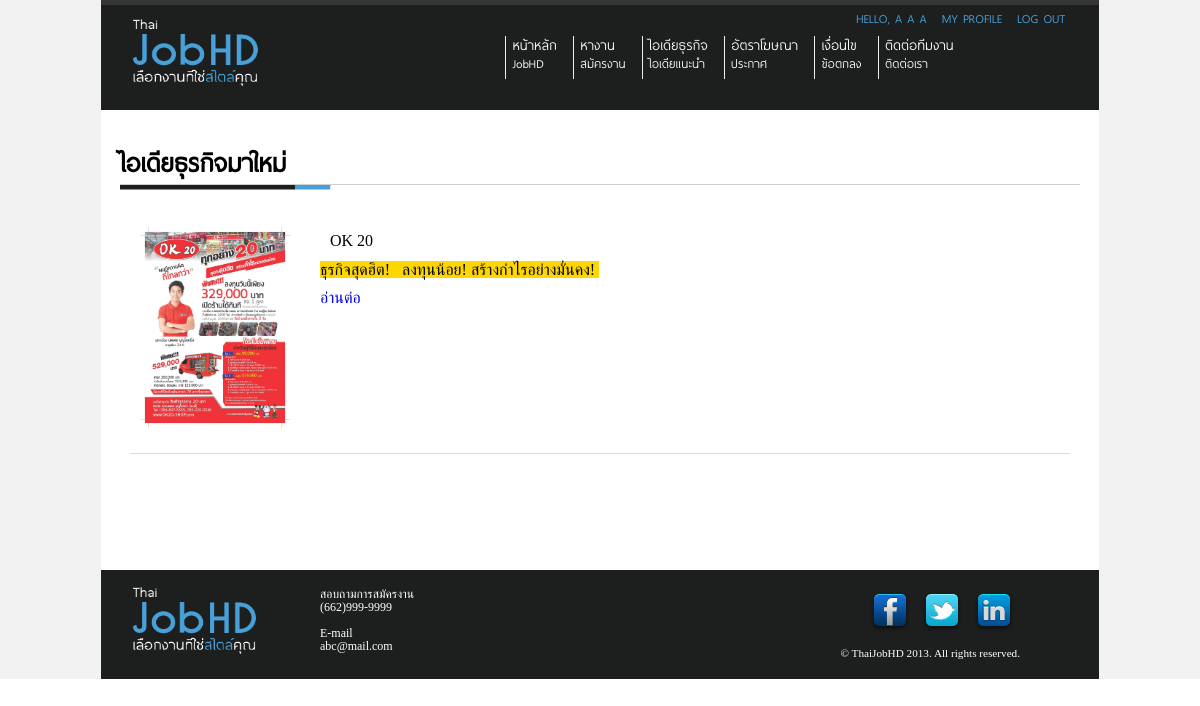
The page /Site/business-idea.php (signed in) on the database its author committed.
### tables this page shows
CREATE TABLE IF NOT EXISTS `buildthedot_thaijobhd_user_account` (
  `id` int(11) NOT NULL AUTO_INCREMENT,
  `email` varchar(200) NOT NULL,
  `password` varchar(250) NOT NULL,
  `firstname` varchar(200) NOT NULL,
  `midname` varchar(200) NOT NULL,
  `lastname` varchar(200) NOT NULL,
  `nickname` varchar(200) NOT NULL,
  `profile_picture` varchar(200) NOT NULL,
  `job_id` int(40) NOT NULL,
  `job_status` varchar(100) NOT NULL,
  `admin_status` int(1) NOT NULL,
  `birthdate` date NOT NULL,
  `place_of_birth` varchar(200) NOT NULL,
  `age` int(10) NOT NULL,
  `nationality` varchar(100) NOT NULL,
  `religion` varchar(100) NOT NULL,
  `height` int(10) NOT NULL,
  `weight` int(10) NOT NULL,
  `blood` varchar(10) NOT NULL,
  `lesion` varchar(100) NOT NULL,
  `current_address` varchar(250) NOT NULL,
  `phone_number` varchar(100) NOT NULL,
  `relationship_status` varchar(100) NOT NULL,
  `pouse_name` varchar(100) NOT NULL,
  `number_of_children` int(10) NOT NULL,
  `military_status` varchar(100) NOT NULL,
  `current_address_status` varchar(20) NOT NULL,
  `father_name` varchar(100) NOT NULL,
  `father_age` int(10) NOT NULL,
  `father_career` varchar(100) NOT NULL,
  `father_live_status` varchar(10) NOT NULL,
  `mother_name` varchar(100) NOT NULL,
  `mother_age` int(10) NOT NULL,
  `mother_career` varchar(100) NOT NULL,
  `mother_live_status` varchar(10) NOT NULL,
  PRIMARY KEY (`id`),
  UNIQUE KEY `email` (`email`)
);

CREATE TABLE IF NOT EXISTS `buildthedot_thaijobhd_job_idea` (
  `CompanyID` int(11) NOT NULL AUTO_INCREMENT,
  `MainIdea` varchar(300) NOT NULL,
  `Description` text NOT NULL,
  `Pic1` text NOT NULL,
  `Pic2` text NOT NULL,
  `Pic3` text NOT NULL,
  `IdeaRecomment` int(11) NOT NULL,
  `IdeaTime` datetime NOT NULL,
  `Status` int(11) NOT NULL,
  PRIMARY KEY (`CompanyID`),
  UNIQUE KEY `MainIdea` (`MainIdea`)
);

### Site/include/initial/pagination.php (called while the page is built, shortened)
<?php
		$page_limit=10;
?>

### Site/business-idea.php (the view, shortened to what this page needs)
<?php
$rootpath = "./";
include ($rootpath . "include/header.php");
include ($rootpath . "include/top-menu.php");
?>
<div id="content" class="container_12">
	<div id="">
		<div id="head-title">
			<h1>ไอเดียธุรกิจ<?php
				if(isset($_GET['menu']))
				{
					$menu = $_GET["menu"];
				}
				else {
					$menu = "new";
				}
				if($menu == "new"){
					echo "มาใหม่";
				}
				elseif($menu == "suggest"){
					echo "แนะนำ";
				}
			?></h1>
		</div>
<?php
		include("include/initial/pagination.php");
		if($menu == "new" || $menu == ""){
			$sql="
				SELECT *
				FROM  `buildthedot_thaijobhd_job_idea`
				ORDER BY TIME(`IdeaTime`), `IdeaTime` DESC
			";
		}
		$result=@mysql_query($sql);
		$number_of_items=@mysql_num_rows($result);
		if($menu == "new" || $menu == ""){
			$sql="
				SELECT *
				FROM  `buildthedot_thaijobhd_job_idea`
				ORDER BY TIME(`IdeaTime`), `IdeaTime` DESC
			";
		}
		$sql .= "
			LIMIT ".($page_limit*($_GET["page"]-1)).",".$page_limit." ;
		";
		$result=@mysql_query($sql);
		while($rs=@mysql_fetch_array($result)){
?>
			<section id="content-list" class="grid_12">
				<p class="grid_2"><img src="<?php echo $rootpath; ?>images/<?php
					if(($rs["Pic1"] == "")&&($rs["Pic2"] == "")&&($rs["Pic3"] == "")){
						echo "banner-2.png";
					}
					else{
						echo "business-idea/";
						if($rs["Pic1"] != ""){
							echo $rs["Pic1"];
						}
						elseif($rs["Pic2"] != ""){
							echo $rs["Pic2"];
						}
						elseif($rs["Pic3"] != ""){
							echo $rs["Pic3"];
						}
					}
				?>" width="150" alt="business idea" />
				</p>
				<p class="grid_9">
					<?php echo $rs["MainIdea"]; ?>
					<br class="clear" />
					<?php echo substr($rs["Description"],0,250)."..."; ?><span id="read-more"><a href="<?php echo $rootpath; ?>business-idea-detail.php?id=<?php echo $rs["CompanyID"]; ?>">อ่านต่อ</a></span>
				</p>
			</section>
<?php
		}
?>
		<div class="grid_12">
<?php
			echo "<font color = 'white'>s</font>".pagination($page_limit, $page, $rootpath."business-idea.php?page=", $number_of_items);
?>
		</div>
	</div>
</div>
<?php
include ("include/footer.php");
?>

### Site/include/top-menu.php (shortened to what this page needs)
<div id="wrapper">
	<div id="header" class="container_12">
		<div class="right"  class="grid_12">
			<ul id="my-profile">
<?php
				if(!isset($_SESSION['userid']) || empty($_SESSION['userid']) || $_SESSION['userid'] == ""){
?>
					<li>
						<a href="login.php" class="text-blue">Sign in</a>
					</li>
					<li>
						<a href="register.php" class="text-grey">Register</a>
					</li>
<?php
				}
				else{
?>
					<li class="text-blue">
<?php
						$sql_user = "
							SELECT *
							FROM  `buildthedot_thaijobhd_user_account`
							WHERE `id` = '".$_SESSION["userid"]."' ;
						";
						$result_user = @mysql_query($sql_user);
						if($result_user)
						{
							if($rs_user = @mysql_fetch_array($result_user)){
								echo "Hello, ".$rs_user["firstname"]." ".$rs_user["midname"]." ".$rs_user["lastname"];
							}
						}
						else {
							echo "Error";
						}
?>
					</li>
					<li>
						<a href="view-profile.php" class="text-blue">
							My Profile
						</a>
					</li>
					<li>
						<a href="include/module/logout_process.php" class="text-blue" id="logout">
							Log out
						</a>
					</li>
<?php
				}
?>
			</ul>
		</div>
		<div id="login-intro" class="grid_3">
			<a href="<?php echo $rootpath; ?>"><img src="images/logo.png" alt="ThaiJobHD" width="130" height="71"></a>
		</div>
		<div id="top-nav" class="grid_8 prefix_1">
			<ul>
				<li>
					<a href="index.php">หน้าหลัก
					<br/>
					<span id="sub-memu">JobHD</span></a>
				</li>
				<li>
					<a href="find-job.php">หางาน
					<br/>
					<span id="sub-memu">สมัครงาน</span></a>
				</li>
				<li>
					<a href="business-idea.php">ไอเดียธุรกิจ
					<br/>
					<span id="sub-memu">ไอเดียแนะนำ</span></a>
				</li>
				<li>
					<a href="advertisement-rate.php">อัตราโฆษณา
					<br/>
					<span id="sub-memu">ประกาศ</span></a>
				</li>
				<li>
					<a href="condition.php">เงื่อนไข
					<br/>
					<span id="sub-memu">ข้อตกลง</span></a>
				</li>
				<li>
					<a href="contact-us.php">ติดต่อทีมงาน
					<br/>
					<span id="sub-memu">ติดต่อเรา</span></a>
				</li>
			</ul>
		</div>
	</div>

### Site/css/960.css (style rules this page uses)
body { min-width: 960px; }
.container_12, .container_16 { margin-left: auto; margin-right: auto; width: 960px; }
.grid_1, .grid_2, .grid_3, .grid_4, .grid_5, .grid_6, .grid_7, .grid_8, .grid_9, .grid_10, .grid_11, .grid_12, .grid_13, .grid_14, .grid_15, .grid_16 { display: inline; float: left; margin-left: 10px; margin-right: 10px; }
.container_12 .grid_3, .container_16 .grid_4 { width: 220px; }
.container_12 .grid_9, .container_16 .grid_12 { width: 700px; }
.container_12 .grid_12, .container_16 .grid_16 { width: 940px; }
.container_12 .grid_2 { width: 170px; }
.container_12 .grid_8 { width: 620px; }
.container_12 .prefix_1 { padding-left: 80px; }
.clearfix:before, .clearfix:after, .container_12:before, .container_12:after, .container_16:before, .container_16:after { content: '.'; display: block; overflow: hidden; visibility: hidden; font-size: 0; line-height: 0; width: 0; height: 0; }
.clearfix:after, .container_12:after, .container_16:after { clear: both; }
.clearfix, .container_12, .container_16 { zoom: 1; }

### Site/css/style.css (style rules this page uses)
.right { float: right; }
h1, h2, h3, h4, h5, h6 { margin: 0.523em 0; }
h1 { font-size: 1.425em; }
p { line-height: 1.8em; text-align: justify; }
a, a:visited { text-decoration: none; outline: 0; }
p a, p a:visited { line-height: inherit; }
.text-blue { color: #47A0D8; }
#wrapper { background-color: #F2F2F2; }
#header, #search-bar, #content, #footer { padding: 0px 1.2em; }
#header { background-color: #1d1e1e; border-top-width: 5px; border-top-style: solid; border-top-color: #353535; height: 105px; }
#login-intro { padding-top: 10px; }
#top-nav ul { list-style-type: none; padding-left: 55px; }
#top-nav li { float: left; display: block; border-left-width: 1px; border-left-style: solid; border-left-color: #eeefef; padding-right: 1em; padding-bottom: 0.5em; padding-left: 0.4em; margin-top: 10px; }
#top-nav li a { font-family: "CustomFont", Verdana, Tahoma; color: #FFF; margin-top: 0; font-size: 1.1em; }
#my-profile { text-transform: uppercase; padding-top: 5px; }
#my-profile li { font-family: "CustomFont", Verdana, Tahoma; margin-right: 15px; display: block; text-decoration: none; float: left; }
#sub-memu { font-size: 0.9em; }
#content { padding-top: 20px; padding-bottom: 100px; background-color: white; }
#content h1 { font-family: "CustomFont", Verdana, Tahoma; font-size: 2em; border-bottom-width: 1px; border-bottom-style: solid; border-bottom-color: #cfcfcf; padding-bottom: 5px; }
#head-title { background-image: url(../images/title-bar.png); background-repeat: no-repeat; background-position: -3px 37px; height: 50px; margin-bottom: 15px; }
#content-list { border-bottom-width: 1px; border-bottom-style: solid; border-bottom-color: #dedddd; padding: 15px 0; }

### rows shown on the page
buildthedot_thaijobhd_user_account: firstname "A", midname "A", lastname "A"
buildthedot_thaijobhd_job_idea: Pic1 (picture), MainIdea "OK 20", Description "ธุรกิจสุดฮิต! ลงทุนน้อย! สร้างกำไรอย่างมั่นคง!"
